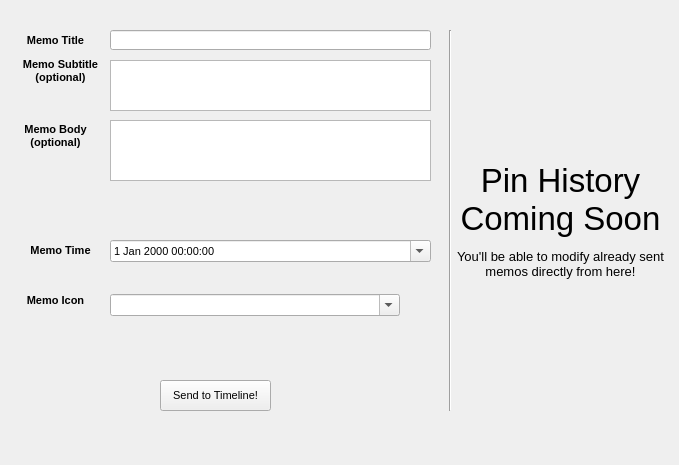
<?xml version="1.0" encoding="UTF-8"?>
<ui version="4.0">
 <class>MainWindow</class>
 <widget class="QMainWindow" name="MainWindow">
  <property name="geometry">
   <rect>
    <x>0</x>
    <y>0</y>
    <width>679</width>
    <height>465</height>
   </rect>
  </property>
  <property name="font">
   <font>
    <pointsize>8</pointsize>
    <weight>50</weight>
    <bold>false</bold>
   </font>
  </property>
  <property name="windowTitle">
   <string>Rebble Memos</string>
  </property>
  <property name="windowIcon">
   <iconset>
    <normaloff>memo.ico</normaloff>memo.ico</iconset>
  </property>
  <widget class="QWidget" name="centralwidget">
   <widget class="QPushButton" name="pushButton">
    <property name="geometry">
     <rect>
      <x>160</x>
      <y>380</y>
      <width>111</width>
      <height>31</height>
     </rect>
    </property>
    <property name="text">
     <string>Send to Timeline!</string>
    </property>
   </widget>
   <widget class="QLabel" name="titleLabel">
    <property name="geometry">
     <rect>
      <x>10</x>
      <y>30</y>
      <width>91</width>
      <height>21</height>
     </rect>
    </property>
    <property name="font">
     <font>
      <pointsize>8</pointsize>
      <weight>75</weight>
      <bold>true</bold>
     </font>
    </property>
    <property name="text">
     <string>Memo Title</string>
    </property>
    <property name="alignment">
     <set>Qt::AlignCenter</set>
    </property>
   </widget>
   <widget class="QLineEdit" name="titleEdit">
    <property name="geometry">
     <rect>
      <x>110</x>
      <y>30</y>
      <width>321</width>
      <height>20</height>
     </rect>
    </property>
   </widget>
   <widget class="Line" name="line">
    <property name="geometry">
     <rect>
      <x>440</x>
      <y>30</y>
      <width>20</width>
      <height>381</height>
     </rect>
    </property>
    <property name="orientation">
     <enum>Qt::Vertical</enum>
    </property>
   </widget>
   <widget class="QLabel" name="subtitleLabel">
    <property name="geometry">
     <rect>
      <x>10</x>
      <y>50</y>
      <width>101</width>
      <height>41</height>
     </rect>
    </property>
    <property name="font">
     <font>
      <pointsize>8</pointsize>
      <weight>75</weight>
      <bold>true</bold>
     </font>
    </property>
    <property name="text">
     <string>Memo Subtitle (optional)</string>
    </property>
    <property name="alignment">
     <set>Qt::AlignCenter</set>
    </property>
    <property name="wordWrap">
     <bool>true</bool>
    </property>
   </widget>
   <widget class="QPlainTextEdit" name="subtitleEdit">
    <property name="geometry">
     <rect>
      <x>110</x>
      <y>60</y>
      <width>321</width>
      <height>51</height>
     </rect>
    </property>
   </widget>
   <widget class="QLabel" name="bodyLabel">
    <property name="geometry">
     <rect>
      <x>10</x>
      <y>120</y>
      <width>91</width>
      <height>31</height>
     </rect>
    </property>
    <property name="font">
     <font>
      <pointsize>8</pointsize>
      <weight>75</weight>
      <bold>true</bold>
     </font>
    </property>
    <property name="text">
     <string>Memo Body (optional)</string>
    </property>
    <property name="alignment">
     <set>Qt::AlignCenter</set>
    </property>
    <property name="wordWrap">
     <bool>true</bool>
    </property>
   </widget>
   <widget class="QPlainTextEdit" name="bodyEdit">
    <property name="geometry">
     <rect>
      <x>110</x>
      <y>120</y>
      <width>321</width>
      <height>61</height>
     </rect>
    </property>
   </widget>
   <widget class="QLabel" name="timeLabel">
    <property name="geometry">
     <rect>
      <x>20</x>
      <y>240</y>
      <width>81</width>
      <height>20</height>
     </rect>
    </property>
    <property name="font">
     <font>
      <pointsize>8</pointsize>
      <weight>75</weight>
      <bold>true</bold>
     </font>
    </property>
    <property name="text">
     <string>Memo Time</string>
    </property>
    <property name="alignment">
     <set>Qt::AlignCenter</set>
    </property>
   </widget>
   <widget class="QDateTimeEdit" name="dateTimeEdit">
    <property name="geometry">
     <rect>
      <x>110</x>
      <y>240</y>
      <width>321</width>
      <height>22</height>
     </rect>
    </property>
    <property name="calendarPopup">
     <bool>true</bool>
    </property>
    <property name="timeSpec">
     <enum>Qt::OffsetFromUTC</enum>
    </property>
   </widget>
   <widget class="QLabel" name="comingSoon">
    <property name="geometry">
     <rect>
      <x>450</x>
      <y>149</y>
      <width>221</width>
      <height>101</height>
     </rect>
    </property>
    <property name="font">
     <font>
      <pointsize>25</pointsize>
      <weight>50</weight>
      <bold>false</bold>
     </font>
    </property>
    <property name="text">
     <string>Pin History
Coming Soon</string>
    </property>
    <property name="alignment">
     <set>Qt::AlignCenter</set>
    </property>
   </widget>
   <widget class="QLabel" name="iconLabel">
    <property name="geometry">
     <rect>
      <x>20</x>
      <y>290</y>
      <width>71</width>
      <height>20</height>
     </rect>
    </property>
    <property name="font">
     <font>
      <weight>75</weight>
      <bold>true</bold>
     </font>
    </property>
    <property name="text">
     <string>Memo Icon</string>
    </property>
    <property name="alignment">
     <set>Qt::AlignCenter</set>
    </property>
   </widget>
   <widget class="QWidget" name="horizontalLayoutWidget">
    <property name="geometry">
     <rect>
      <x>110</x>
      <y>280</y>
      <width>321</width>
      <height>51</height>
     </rect>
    </property>
    <layout class="QHBoxLayout" name="iconBox">
     <item>
      <widget class="QComboBox" name="iconSelector">
       <property name="editable">
        <bool>true</bool>
       </property>
      </widget>
     </item>
     <item>
      <widget class="QLabel" name="iconShow">
       <property name="maximumSize">
        <size>
         <width>25</width>
         <height>25</height>
        </size>
       </property>
       <property name="text">
        <string/>
       </property>
       <property name="pixmap">
        <pixmap>assets/NOTIFICATION_REMINDER.png</pixmap>
       </property>
      </widget>
     </item>
    </layout>
   </widget>
   <widget class="QLabel" name="comingSoonSub">
    <property name="geometry">
     <rect>
      <x>450</x>
      <y>244</y>
      <width>221</width>
      <height>40</height>
     </rect>
    </property>
    <property name="font">
     <font>
      <pointsize>10</pointsize>
     </font>
    </property>
    <property name="text">
     <string>You'll be able to modify already sent memos directly from here!</string>
    </property>
    <property name="alignment">
     <set>Qt::AlignCenter</set>
    </property>
    <property name="wordWrap">
     <bool>true</bool>
    </property>
   </widget>
  </widget>
 </widget>
 <resources/>
 <connections/>
</ui>
